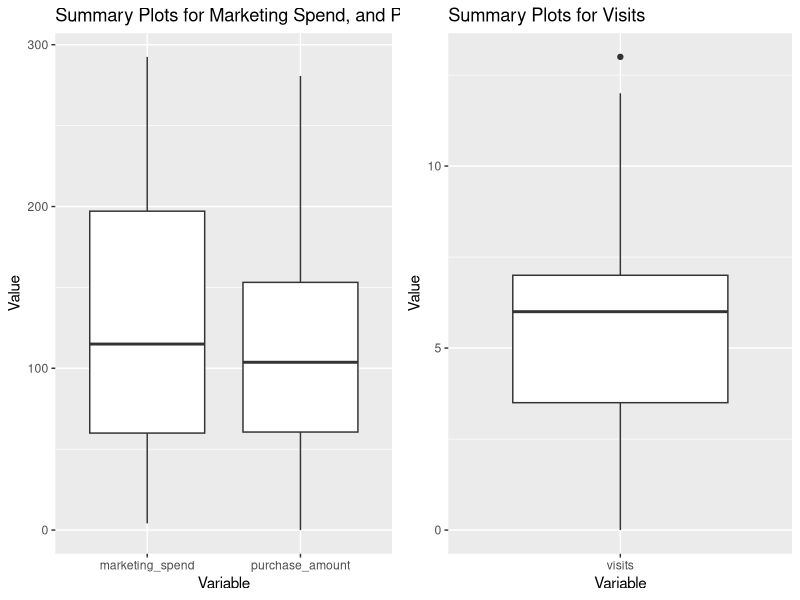
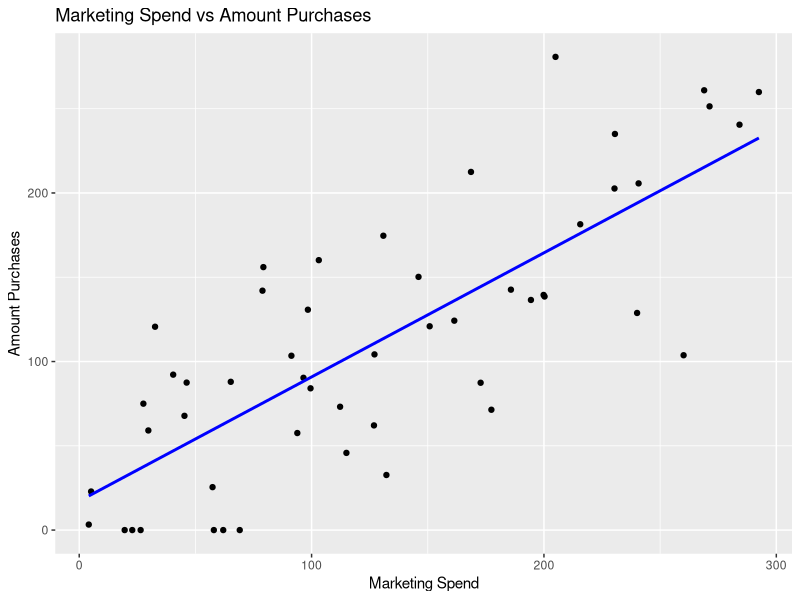
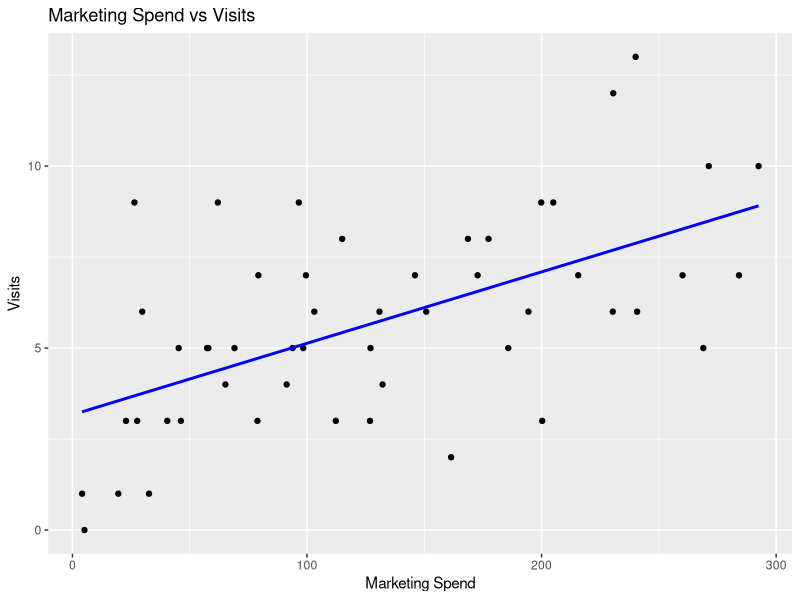
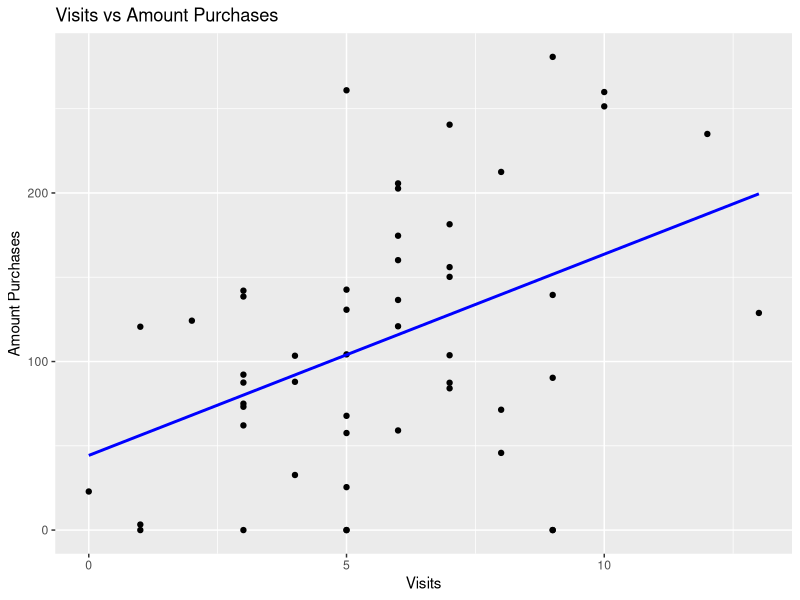

Reproduce these figures in R, in order.
## ---- chunk 1
#| echo: FALSE
#| message: FALSE
#| warning: FALSE
library(tidyverse)
library(ggplot2)
library(gridExtra)
## ---- chunk 2
#| message: FALSE
#| warning: FALSE
data <- read_csv("data/34667830_Minh Ngo.csv")
## ---- chunk 3
#| echo: FALSE
size <- nrow(data)
column <- ncol(data)
dataset_description <- data.frame(
  size = size,
  columns = column
)
## ---- chunk 4
dataset_description
## ---- chunk 5
data.frame(type = sapply(data, class))
## ---- chunk 6
# Count NA values
na_count <- sapply(data, function(x) sum(is.na(x)))
data.frame(na_count)
# Summary table
summary_table <- data |> summary()

summary_table
## ---- chunk 7
data_clean <- data |> drop_na()
## ---- chunk 8
#| warning: false
#| message: false
mar_pur_plot <- data_clean |> select(marketing_spend, purchase_amount) |> 
  pivot_longer(cols = c(marketing_spend, purchase_amount), 
               names_to = "variable", 
               values_to = "value") |> 
  ggplot(aes(x = variable, y = value)) +
  geom_boxplot() +
  labs(title = "Summary Plots for Marketing Spend, and Purchase Amount",
       x = "Variable",
       y = "Value")

visit_plot <- data_clean |> select(visits) |>  
  ggplot(aes(x = "visits", y = visits)) +
  geom_boxplot() +
  labs(title = "Summary Plots for Visits",
       x = "Variable",
       y = "Value")

grid.arrange(mar_pur_plot, visit_plot, nrow = 1)
## ---- chunk 9
#| warning: false
#| message: false
# Summary plot
mar_pur_plot <- data_clean |>
  ggplot(aes(x = marketing_spend, y = purchase_amount)) +
  geom_point() +
  geom_smooth(method = "lm", se = FALSE, color = "blue") +
  labs(title = "Marketing Spend vs Amount Purchases",
       x = "Marketing Spend",
       y = "Amount Purchases") 

mar_vis_plot <- data_clean |>
  ggplot(aes(x = marketing_spend, y = visits)) +
  geom_point() +
  geom_smooth(method = "lm", se = FALSE, color = "blue") +
  labs(title = "Marketing Spend vs Visits",
       x = "Marketing Spend",
       y = "Visits") 

pur_vis_plot <- data_clean |>
  ggplot(aes(x = visits, y = purchase_amount)) +
  geom_point() +
  geom_smooth(method = "lm", se = FALSE, color = "blue") +
  labs(title = "Visits vs Amount Purchases",
       x = "Visits",
       y = "Amount Purchases")

mar_pur_plot
mar_vis_plot
pur_vis_plot
